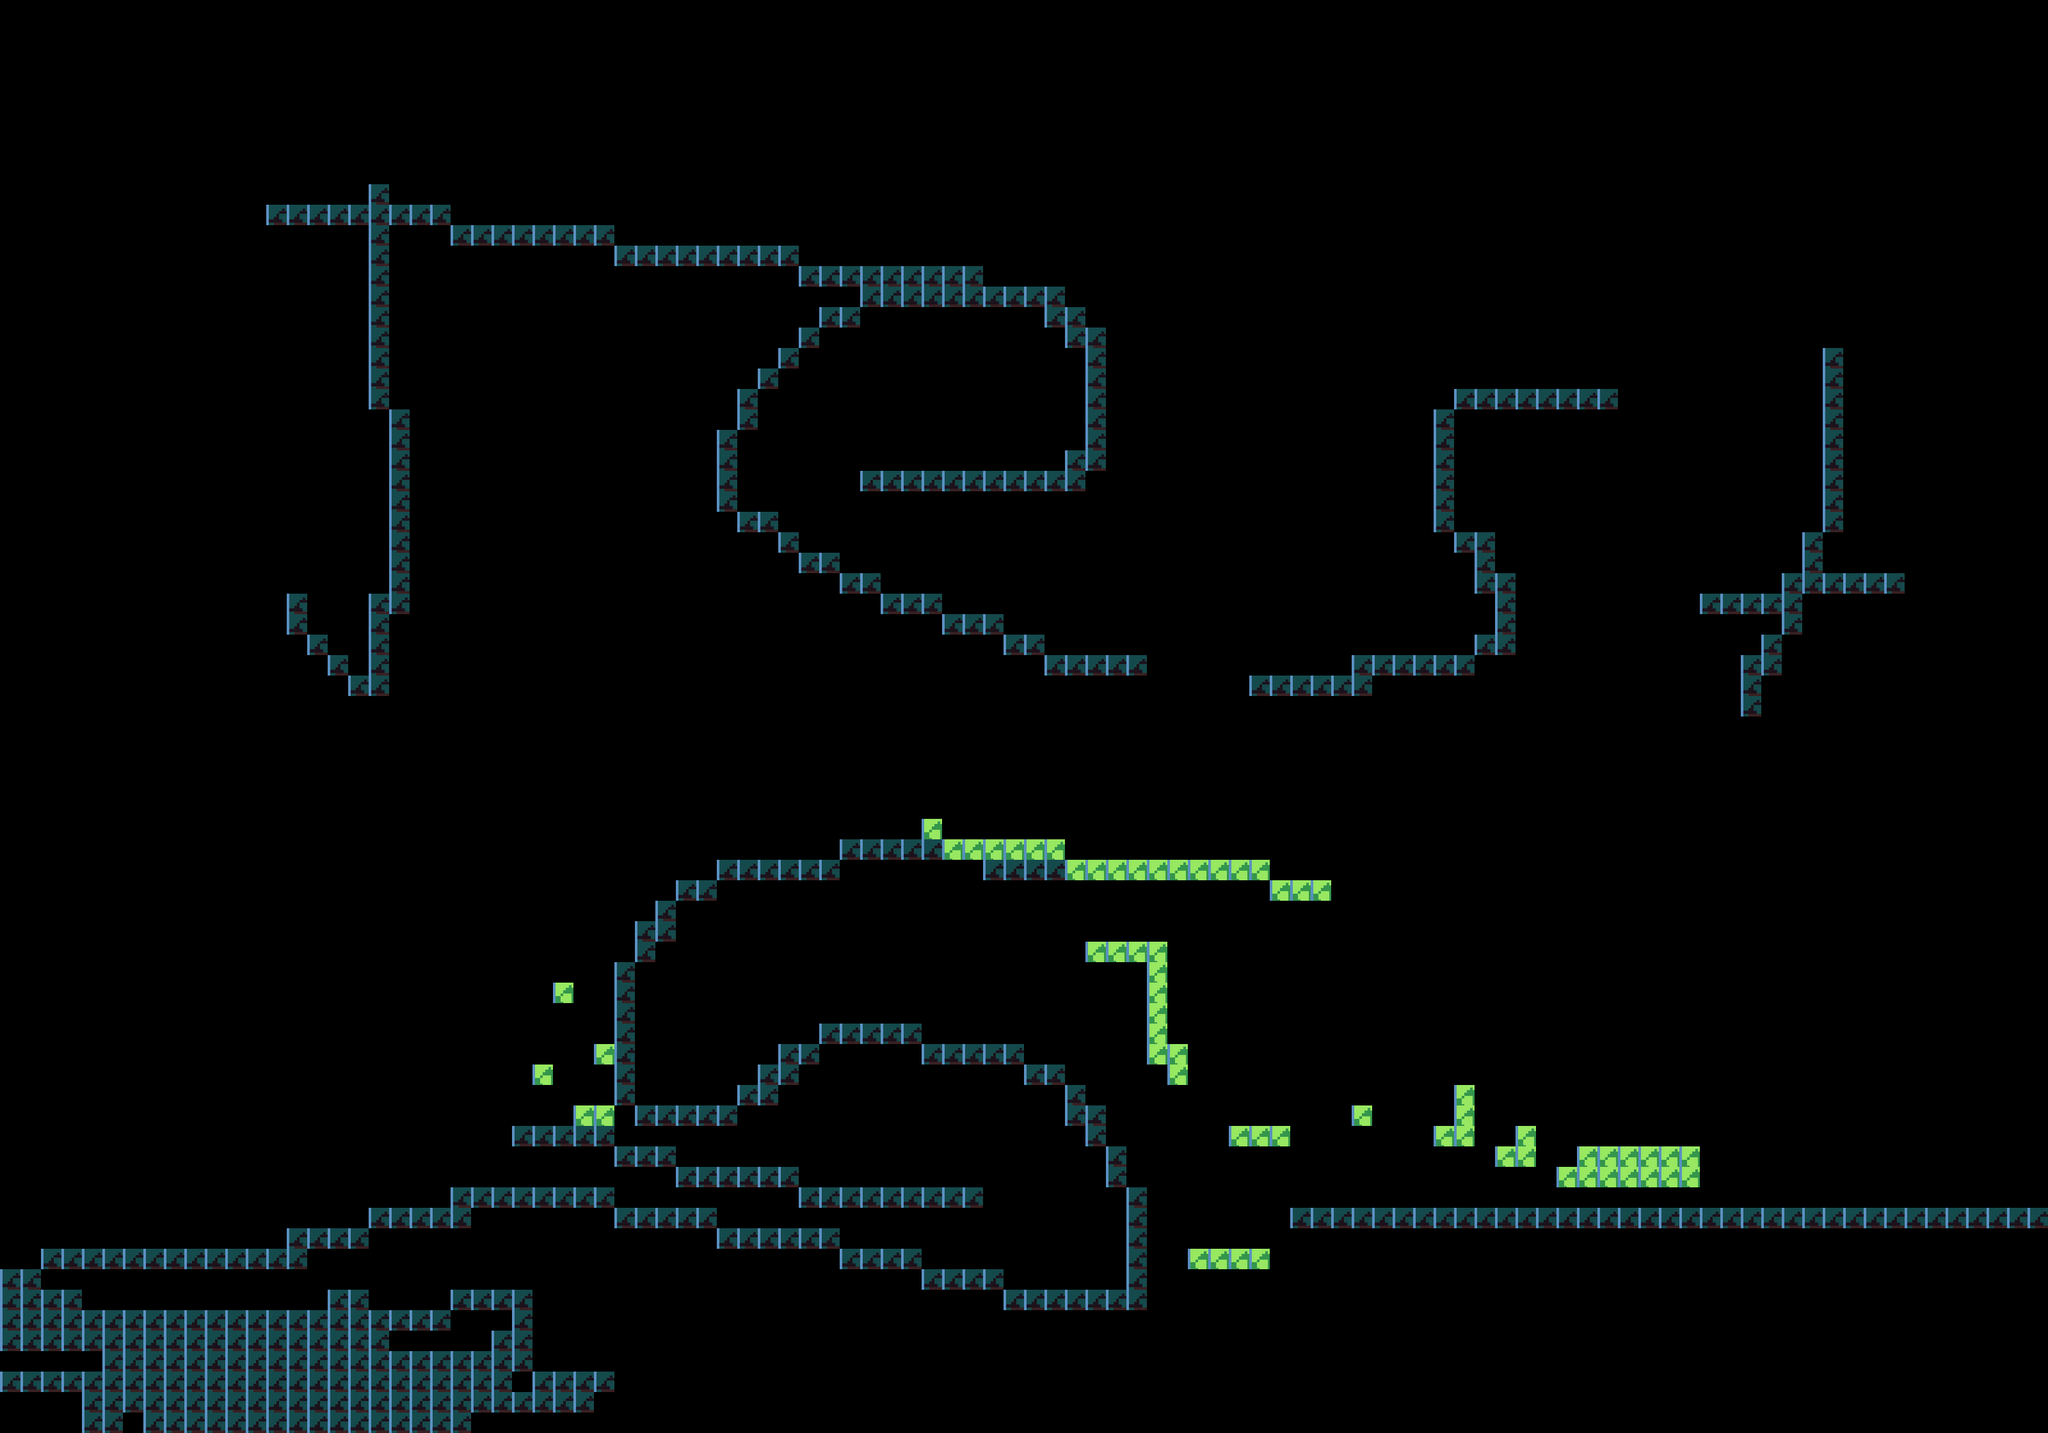

This game map was drawn from its Tiled (.tmx) file and the tilesets committed beside it. A one-line description and the trimmed map source follow:
An orthogonal 100x70 tile map with 32x32 px tiles, 1 tile layer (Platforms).

<map version="1.10" tiledversion="1.11.0" orientation="orthogonal" renderorder="right-down" width="100" height="70" tilewidth="32" tileheight="32" infinite="0" nextlayerid="2" nextobjectid="1">
 <tileset firstgid="1" source="Forrest test.tsx" />
 <layer id="1" name="Platforms" width="100" height="70">
  <data>[7000 cells, 582 non-empty, 2 distinct tile ids]</data>
 </layer>
</map>